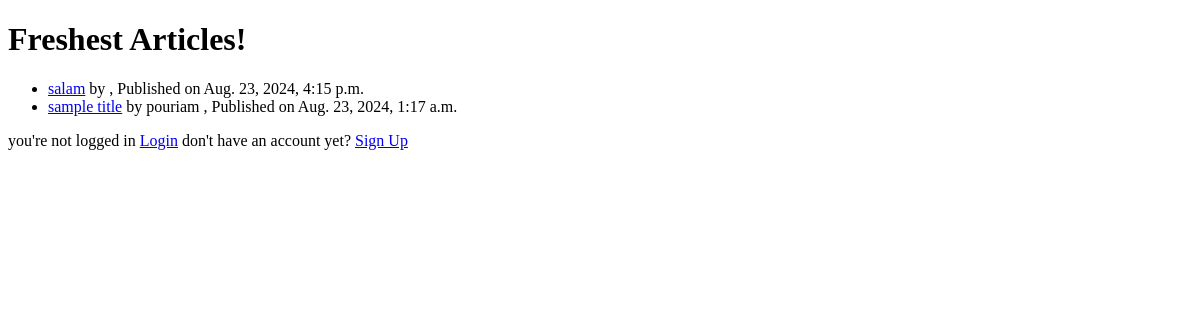
/, run on an earlier commit of the app's database.
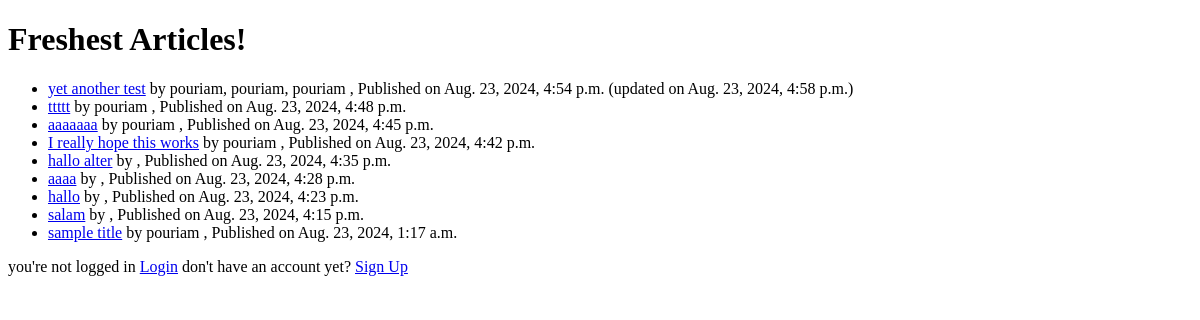
And on a later commit of the database.
### blog_app/models.py (models this page shows, shortened)
class Article(models.Model):
    title = models.CharField(
            max_length=200,
            validators=[MinLengthValidator(4, "Title must be greater than 4 characters")],
    )
    body = models.TextField(null=True)
    authors = models.ManyToManyField('UserProfile', through='AuthoredThrough', blank=False)
    created_at = models.DateTimeField(auto_now_add=True)
    updated_at = models.DateTimeField(auto_now=True)

class UserProfile(models.Model):
    USER = 0
    ADMIN = 1
    ROLE_CHOICES = [
        (USER, 'User'),
        (ADMIN, 'Admin'),
    ]
    user = models.OneToOneField(settings.AUTH_USER_MODEL, on_delete=models.CASCADE)
    authored = models.ManyToManyField('Article', through='AuthoredThrough', blank=True)
    role = models.IntegerField(default=USER, choices=ROLE_CHOICES)

### blog_app/views.py (the view)
# urls.py: path('', ArticleListView.as_view(), name='article_list'),
class ArticleListView(ListView):
    model = Article
    template_name = 'blog_app/article_list.html'
    context_object_name = 'articles'
    def get_queryset(self):
        return Article.objects.order_by('-created_at')[:10]
    def get_context_data(self, **kwargs):
        context = super().get_context_data(**kwargs)
        if self.request.user.is_authenticated:
            user_profile = UserProfile.objects.get(user=self.request.user)
            context['user_role'] = user_profile.role
        else:
            context['user_role'] = None
        context['ADMIN_ROLE'] = UserProfile.ADMIN
        return context

### blog_app/templates/blog_app/article_list.html (shortened to what this page needs)
<!DOCTYPE html>
<html lang="en">
<head>
</head>
<body>
<h1> Freshest Articles! </h1>
<ul>
    {% for article in articles %}
        <li>
            <a href="{% url 'blog_app:article_detail' article.id %}">{{ article.title }}</a>
            by
            {% for author in article.authors.all %}
                {{ author.user.username }}{% if not forloop.last %}, {% endif %}
            {% endfor %}
            , Published on {{ article.created_at }}
        {% if article.updated_at != article.created_at %}
          (updated on {{ article.updated_at }})</li>
        {% endif %}
    {% empty %}
        <p>
            No articles available.
        </p>
    {% endfor %}
</ul>
<p>{% include "blog_app/login_status.html" %}</p>
</body>
</html>

What changed in the data, as far as the page shows it:
added Article: title "yet another test", created_at "Aug. 23, 2024, 4:54 p.m.", updated_at "Aug. 23, 2024, 4:58 p.m.", UserProfile (user.username "pouriam")
added Article: title "ttttt", created_at "Aug. 23, 2024, 4:48 p.m.", UserProfile (user.username "pouriam")
added Article: title "aaaaaaa", created_at "Aug. 23, 2024, 4:45 p.m.", UserProfile (user.username "pouriam")
added Article: title "I really hope this works", created_at "Aug. 23, 2024, 4:42 p.m.", UserProfile (user.username "pouriam")
added Article: title "hallo alter", created_at "Aug. 23, 2024, 4:35 p.m."
added Article: title "aaaa", created_at "Aug. 23, 2024, 4:28 p.m."
added Article: title "hallo", created_at "Aug. 23, 2024, 4:23 p.m."
